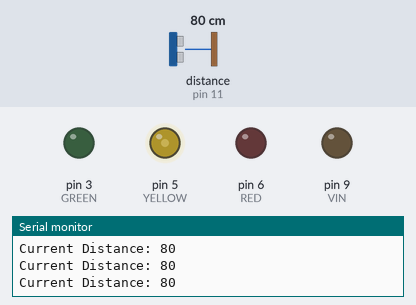
Recording of a sketch running on a simulated Arduino Uno, built with avr-gcc and run on an emulated ATmega328P. Parts: output pins drawn as LEDs (lit = HIGH), the last lines printed to the serial monitor. The inputs (shaded band) are chosen by the test bench; at power-on: distance to the obstacle (sensor on pin 11) 80 cm. The echo pulse lasts 58.3 µs per cm; pins used as bus, display or sensor lines are not drawn.

Above: at 1.2 s.
1.3 s: distance to the obstacle (sensor on pin 11) set to 12 cm
At 2.5 s:
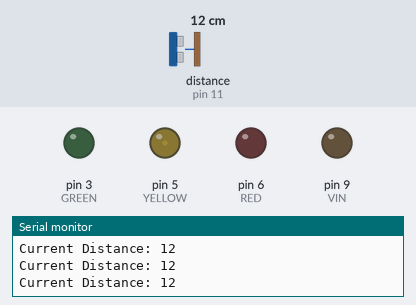
2.8 s: distance to the obstacle (sensor on pin 11) set to 9 cm
At 4.0 s:
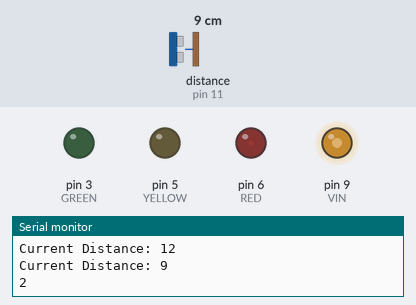
5.8 s: distance to the obstacle (sensor on pin 11) set to 18 cm
At 7.0 s:
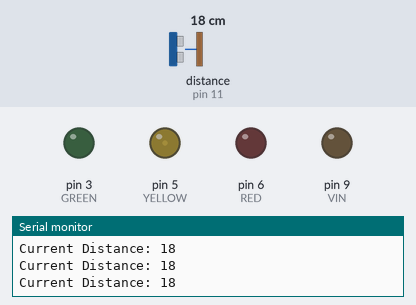
7.4 s: distance to the obstacle (sensor on pin 11) set to 2 cm
At 9.01 s:
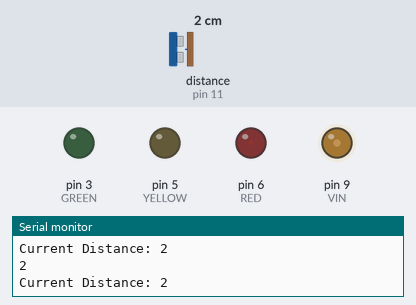
10.4 s: distance to the obstacle (sensor on pin 11) set to 103 cm
At 11.7 s:
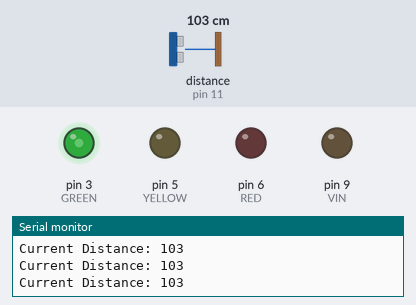
12.0 s: distance to the obstacle (sensor on pin 11) set to 299 cm
At 12.9 s:
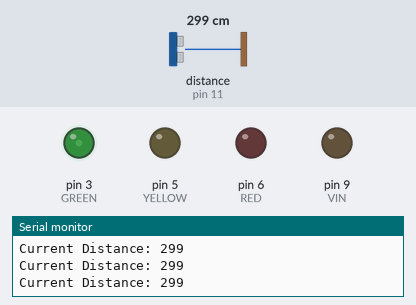
Timing chart, 0 to 14.5 s (numbered marks = the images above; inputs shaded):
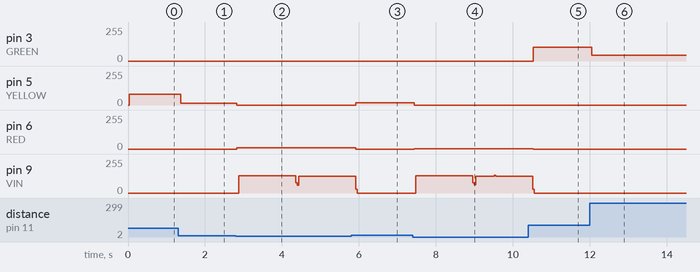

Measured:
- the behaviour switches between 11 and 10 cm on distance to the obstacle (sensor on pin 11) (found by bisection; images 1 and 2)
- after the input at 1.3 s, pin 5 (YELLOW): 80/255 → 12/255 after 0.07 s
- after the input at 2.8 s, pin 5 (YELLOW): 12/255 → 0/255 at once; pin 6 (RED): 0/255 → 9/255 at once; pin 9 (VIN): 0/255 → 129/255 after 0.08 s, → 127/255 1.5 s later
- after the input at 5.8 s, pin 5 (YELLOW): 0/255 → 18/255 after 0.12 s; pin 6 (RED): 9/255 → 0/255 after 0.12 s
- after the input at 7.4 s, pin 5 (YELLOW): 18/255 → 0/255 at once; pin 6 (RED): 0/255 → 2/255 at once; pin 9 (VIN): 0/255 → 129/255 after 0.08 s, → 126/255 1.5 s later, → 127/255 0.56 s later
- after the input at 10.4 s, pin 3 (GREEN): 0/255 → 103/255 after 0.13 s; pin 6 (RED): 2/255 → 0/255 after 0.13 s
- after the input at 12.0 s, pin 3 (GREEN): 103/255 → 43/255 after 0.06 s

The sketch:

traffic_light.ino
```cpp
#include "SR04.h"

#define GREEN 3
#define YELLOW 5
#define RED 6
#define POWER 13
#define ECHO 12
#define TRIG 11
#define VIN 9

SR04 prox_sense = SR04(ECHO, TRIG);

void setup() {
    pinMode(GREEN, OUTPUT);
    pinMode(YELLOW, OUTPUT);
    pinMode(RED, OUTPUT);
    pinMode(POWER, OUTPUT);
    pinMode(VIN, OUTPUT);
    digitalWrite(POWER, HIGH);
    digitalWrite(GREEN, LOW);
    digitalWrite(YELLOW, LOW);
    digitalWrite(RED, LOW);
    digitalWrite(VIN, LOW);
    Serial.begin(9600);
}

int d = 0;
int pwm = 127;
int delay1 = 1;
int delay2 = 2;
void loop() {
    int r = prox_sense.Distance();
    if (r != 0)
        d = r;
    pwm = d;
    Serial.print("Current Distance: ");
    Serial.println(d);

    if (d >= 100) {
        analogWrite(GREEN, pwm);
        analogWrite(YELLOW, LOW);
        analogWrite(RED, LOW);
    }else if (d < 100 && d > 10) {
        analogWrite(GREEN, LOW);
        analogWrite(YELLOW, pwm);
        analogWrite(RED, LOW);
    }else {
        int i;
        analogWrite(GREEN, LOW);
        analogWrite(YELLOW, LOW);
        analogWrite(RED, pwm);
        for(i=0;i<250;i++) {
            digitalWrite(VIN,HIGH);
            delay(delay1);//wait for 1ms
            digitalWrite(VIN,LOW);
            delay(delay1);//wait for 1ms
        }
        //output another frequency
        Serial.println(delay2);
        for(i=0;i<250;i++) {
            digitalWrite(VIN,HIGH);
            delay(delay2);//wait for 1ms
            digitalWrite(VIN,LOW);
            delay(delay2);//wait for 1ms
        }
    }
    delay(10);
}
```
